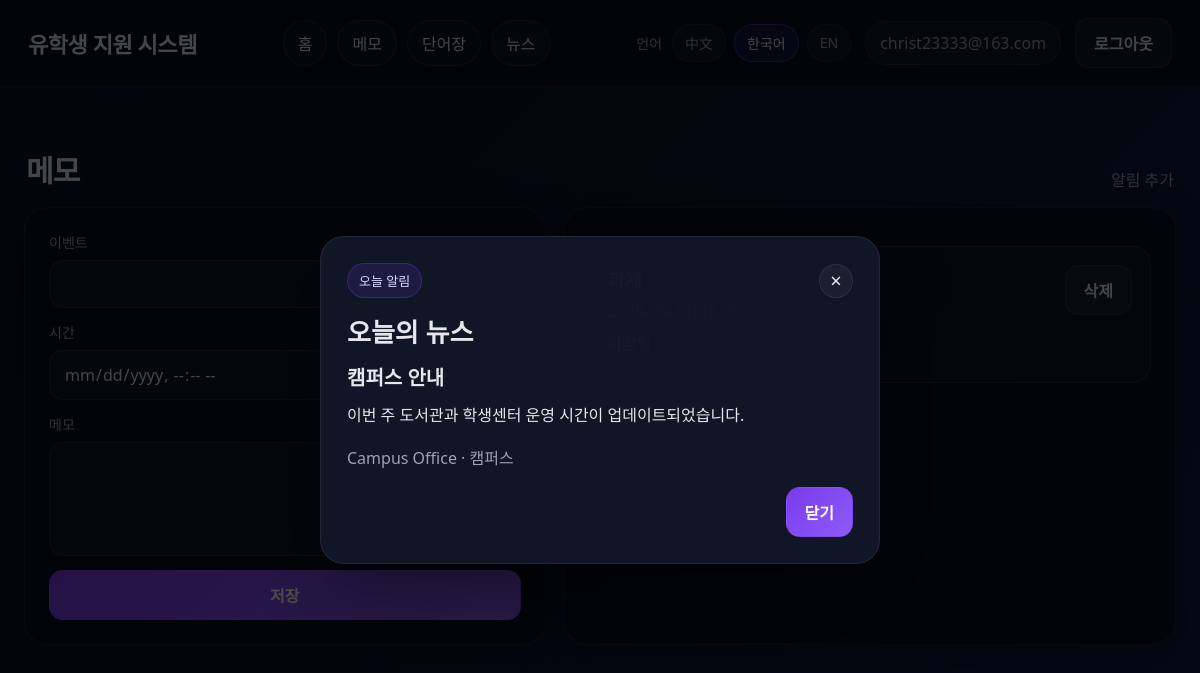
Page /memo/ (signed in) on the committed database.
### tables this page shows
CREATE TABLE users (
    id INTEGER PRIMARY KEY AUTOINCREMENT,
    email TEXT NOT NULL UNIQUE,
    pw_hash TEXT NOT NULL,
    created_at TEXT DEFAULT CURRENT_TIMESTAMP
);

CREATE TABLE memos (
    id INTEGER PRIMARY KEY AUTOINCREMENT,
    user_id INTEGER NOT NULL,
    event TEXT NOT NULL,
    note TEXT,
    event_time TEXT NOT NULL,
    created_at TEXT DEFAULT CURRENT_TIMESTAMP,
    FOREIGN KEY(user_id) REFERENCES users(id) ON DELETE CASCADE
);

CREATE TABLE news (
    id INTEGER PRIMARY KEY AUTOINCREMENT,
    title TEXT NOT NULL,
    summary TEXT NOT NULL,
    source TEXT NOT NULL,
    category TEXT NOT NULL,
    news_date TEXT NOT NULL
);

### app/memo/routes.py (the view, shortened to what this page needs)
@memo_bp.route("/", methods=["GET", "POST"])
@login_required
def index():
    t = get_translator()
    db = get_db()
    user_id = session.get("user_id")
    memos = db.execute(
        "SELECT id, event, note, event_time, created_at FROM memos WHERE user_id = ? ORDER BY event_time DESC, id DESC",
        (user_id,),
    ).fetchall()
    return render_template("memo/index.html", memos=memos)

### app/db.py (called while the page is built)
def get_db():
    if "db" not in g:
        g.db = sqlite3.connect(current_app.config["DATABASE"])
        g.db.row_factory = sqlite3.Row
        g.db.execute("PRAGMA foreign_keys = ON")
    return g.db

### app/i18n.py (called while the page is built)
def current_language():
    lang = session.get("lang", "ko")
    return lang if lang in LANGUAGES else "ko"

def get_translator():
    def t(key):
        lang = current_language()
        return TRANSLATIONS.get(lang, TRANSLATIONS["ko"]).get(key, key)
    return t

### app/utils.py (called while the page is built)
def login_required(view):
    @wraps(view)
    def wrapped(*args, **kwargs):
        if "user_id" not in session:
            flash(get_translator()("login_required"))
            return redirect(url_for("auth.login"))
        return view(*args, **kwargs)
    return wrapped

### app/templates/memo/index.html
{% extends 'base.html' %}
{% block content %}
<section class="section-title">
  <h2>{{ t('memo_title') }}</h2>
  <p>{{ t('memo_add') }}</p>
</section>
<div class="two-col">
  <section class="card">
    <form method="post" class="form-grid">
      <label>
        <span>{{ t('memo_event') }}</span>
        <input type="text" name="event" required>
      </label>
      <label>
        <span>{{ t('memo_time') }}</span>
        <input type="datetime-local" name="event_time" required>
      </label>
      <label>
        <span>{{ t('memo_note') }}</span>
        <textarea name="note" rows="4"></textarea>
      </label>
      <button class="btn btn-primary" type="submit">{{ t('memo_save') }}</button>
    </form>
  </section>
  <section class="card">
    {% if memos %}
      <div class="list-stack">
        {% for memo in memos %}
          <article class="list-item">
            <div>
              <h3>{{ memo['event'] }}</h3>
              <p class="muted">{{ memo['event_time'] }}</p>
              {% if memo['note'] %}<p>{{ memo['note'] }}</p>{% endif %}
            </div>
            <form method="post" action="{{ url_for('memo.delete', memo_id=memo['id']) }}">
              <button class="btn btn-ghost" type="submit">{{ t('memo_delete') }}</button>
            </form>
          </article>
        {% endfor %}
      </div>
    {% else %}
      <p class="muted">{{ t('memo_empty') }}</p>
    {% endif %}
  </section>
</div>
{% endblock %}

### app/templates/base.html (shortened to what this page needs)
<!doctype html>
<html lang="{{ lang }}">
<head>
  <link rel="stylesheet" href="{{ url_for('static', filename='style.css') }}">
</head>
<body>
  <header class="topbar">
    <div class="brand">
      <a href="{{ url_for('main.home') }}">{{ t('site_title') }}</a>
    </div>
    <nav class="nav">
      <a href="{{ url_for('main.home') }}">{{ t('nav_home') }}</a>
      <a href="{{ url_for('memo.index') }}">{{ t('nav_memo') }}</a>
      <a href="{{ url_for('vocab.index') }}">{{ t('nav_vocab') }}</a>
      <a href="{{ url_for('news.index') }}">{{ t('nav_news') }}</a>
    </nav>
    <div class="actions">
      <form class="lang-switch" method="get">
        <span>{{ t('lang_label') }}</span>
        <div class="lang-pills">
          <a class="{{ 'active' if lang == 'zh' else '' }}" href="{{ url_for('main.set_language', lang_code='zh') }}">中文</a>
          <a class="{{ 'active' if lang == 'ko' else '' }}" href="{{ url_for('main.set_language', lang_code='ko') }}">한국어</a>
          <a class="{{ 'active' if lang == 'en' else '' }}" href="{{ url_for('main.set_language', lang_code='en') }}">EN</a>
        </div>
      </form>
      {% if user %}
        <span class="user-pill">{{ user['email'] }}</span>
        <a class="btn btn-ghost" href="{{ url_for('auth.logout') }}">{{ t('nav_logout') }}</a>
      {% else %}
        <a class="btn btn-ghost" href="{{ url_for('auth.login') }}">{{ t('nav_login') }}</a>
        <a class="btn btn-primary" href="{{ url_for('auth.register') }}">{{ t('nav_register') }}</a>
      {% endif %}
    </div>
  </header>
  <main class="container">
    {% block content %}{% endblock %}
  </main>
  {% if latest_news %}
  <div id="newsPopup" class="modal" aria-hidden="true">
    <div class="modal-content">
      <div class="modal-head">
        <span class="badge">{{ t('news_today_label') }}</span>
        <button class="icon-btn" type="button" onclick="closeNewsPopup()">×</button>
      </div>
      <h3>{{ t('news_popup_title') }}</h3>
      <h4>{{ latest_news['title'] }}</h4>
      <p>{{ latest_news['summary'] }}</p>
      <div class="muted">{{ latest_news['source'] }} · {{ latest_news['category'] }}</div>
      <div class="modal-actions">
        <button class="btn btn-primary" type="button" onclick="closeNewsPopup()">{{ t('news_popup_close') }}</button>
      </div>
    </div>
  </div>
  {% endif %}
</body>
</html>

### app/static/style.css (style rules this page uses)
:root { --bg:#071122; --bg2:#101b3a; --card:rgba(9,14,28,.92); --card-2:rgba(17,24,39,.95); --border:rgba(255,255,255,.08); --text:#e5e7eb; --muted:#9ca3af; --primary:#7c3aed; --primary-2:#8b5cf6; --shadow:0 20px 50px rgba(0,0,0,.25); }
* { box-sizing:border-box }
html,body { margin:0;min-height:100% }
body { color:var(--text); background:linear-gradient(135deg,var(--bg) 0%, #0b1730 45%, #111d48 100%); font-family:system-ui,-apple-system,"Segoe UI","Noto Sans KR","Noto Sans SC",sans-serif; }
a { color:inherit;text-decoration:none }
button,input,textarea { font:inherit }
input,textarea { width:100%; border:1px solid var(--border); background:rgba(255,255,255,.04); color:var(--text); border-radius:14px; padding:12px 14px; outline:none; }
textarea { resize:vertical;min-height:110px }
.topbar { display:flex;align-items:center;justify-content:space-between; gap:18px; padding:18px 28px; border-bottom:1px solid rgba(255,255,255,.06); background:rgba(4,10,22,.65); backdrop-filter:blur(16px); position:sticky;top:0;z-index:1000; }
.brand a { font-size:22px;font-weight:800;letter-spacing:-.02em }
.nav { display:flex;gap:10px;flex-wrap:wrap }
.nav a { padding:10px 14px;border-radius:999px; border:1px solid var(--border); background:rgba(255,255,255,.03); }
.actions { display:flex;align-items:center;gap:14px;flex-wrap:wrap;justify-content:flex-end }
.lang-switch { display:flex;align-items:center;gap:10px;color:var(--muted);font-size:14px }
.lang-pills { display:flex;gap:8px }
.lang-pills a { padding:8px 12px;border-radius:999px;border:1px solid var(--border); color:var(--muted);background:rgba(255,255,255,.03) }
.lang-pills a.active { color:var(--text);border-color:rgba(124,58,237,.5);background:rgba(124,58,237,.14) }
.user-pill { padding:10px 14px;border-radius:999px;border:1px solid var(--border); color:var(--muted);background:rgba(255,255,255,.03); max-width:200px;overflow:hidden;text-overflow:ellipsis;white-space:nowrap; }
.container { max-width:1240px;margin:0 auto;padding:28px 24px 56px }
.hero-copy,.hero-panel,.card,.auth-card,.guest-card,.stat-card,.overview-card,.news-item { border:1px solid var(--border); background:var(--card); box-shadow:var(--shadow); }
.btn { display:inline-flex;align-items:center;justify-content:center; padding:12px 18px;border-radius:14px;border:1px solid transparent; cursor:pointer;font-weight:700 }
.btn-primary { background:linear-gradient(135deg,var(--primary),var(--primary-2));color:#fff }
.btn-ghost { background:rgba(255,255,255,.04);border-color:var(--border);color:var(--text) }
.icon-btn { width:34px;height:34px;border-radius:999px;border:1px solid var(--border); background:rgba(255,255,255,.04);color:var(--text);cursor:pointer;font-size:20px;line-height:1 }
.section-title { display:flex;align-items:flex-end;justify-content:space-between; gap:18px;margin:32px 2px 16px }
.section-title h2 { margin:0;font-size:30px;letter-spacing:-.03em }
.section-title p { margin:0;color:var(--muted) }
.two-col { display:grid; grid-template-columns: .92fr 1.08fr; gap:18px; }
.card,.auth-card { border-radius:24px; padding:24px; }
.form-grid { display:grid;gap:14px }
.form-grid label { display:grid;gap:8px }
.form-grid span { font-size:14px;color:var(--muted) }
.list-stack { display:grid;gap:12px;margin-top:14px }
.list-item { display:flex;align-items:flex-start;justify-content:space-between; gap:16px; padding:18px; border:1px solid var(--border); border-radius:18px; background:rgba(255,255,255,.03); }
.list-item h3 { margin:0 0 6px }
.list-item p { margin:0 0 6px;line-height:1.7 }
.muted { color:var(--muted) }
.modal { display:none; position:fixed; inset:0; justify-content:center; align-items:center; background:rgba(0,0,0,.7); z-index:2000; padding:20px; }
.modal-content { width:min(560px,92vw); background:var(--card-2); border:1px solid var(--border); border-radius:24px; padding:26px; box-shadow:0 28px 90px rgba(0,0,0,.45); }
.modal-head { display:flex;justify-content:space-between;align-items:center;gap:12px;margin-bottom:14px }
.badge { display:inline-flex;padding:7px 11px;border-radius:999px; background:rgba(124,58,237,.14);border:1px solid rgba(124,58,237,.3);color:#ddd6fe;font-size:13px }
.modal-content h3 { margin:0 0 12px;font-size:26px }
.modal-content h4 { margin:0 0 10px;font-size:20px }
.modal-content p { margin:0 0 16px;line-height:1.75 }
.modal-actions { display:flex;justify-content:flex-end;margin-top:18px }

### rows in the picture
users: email "christ23333@163.com"
memos: t "삭제"
news: title "캠퍼스 안내", summary "이번 주 도서관과 학생센터 운영 시간이 업데이트되었습니다.", source "Campus Office", category "캠퍼스"

### other values in the picture
{{ t('site_title') }} "유학생 지원 시스템"
{{ t('nav_home') }} "홈"
{{ t('nav_memo') }} "메모"
{{ t('nav_vocab') }} "단어장"
{{ t('nav_news') }} "뉴스"
{{ t('lang_label') }} "언어"
{{ t('nav_logout') }} "로그아웃"
{{ t('memo_title') }} "메모"
{{ t('memo_add') }} "알림 추가"
{{ t('memo_event') }} "이벤트"
{{ t('memo_time') }} "시간"
{{ t('memo_note') }} "메모"
{{ t('memo_save') }} "저장"
{{ t('news_today_label') }} "오늘 알림"
{{ t('news_popup_title') }} "오늘의 뉴스"
